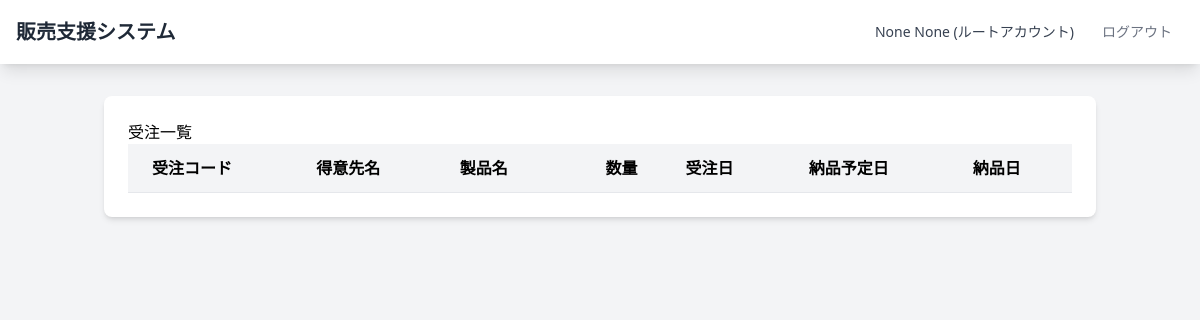
Before: /sales/orders/ (signed in) with the older database file.
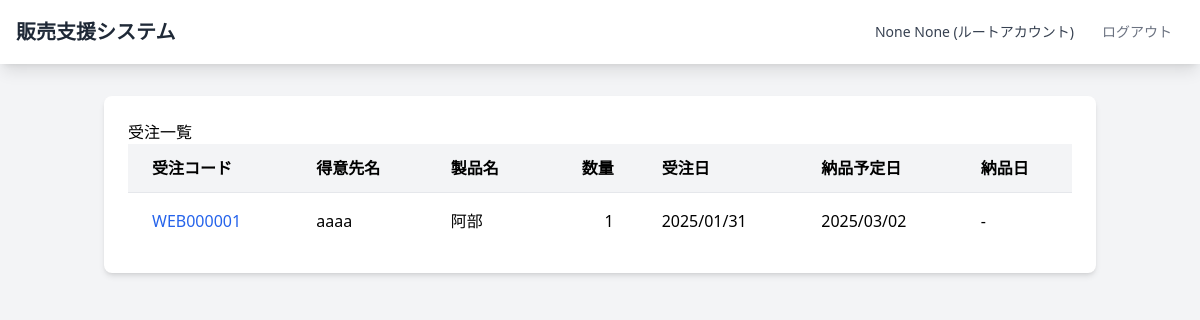
After: the same page with the newer database file.
### sales/models.py (models this page shows, shortened)
class Order(models.Model):
    order_code = models.CharField("受注コード", max_length=10, unique=True)
    customer = models.ForeignKey(Customer, verbose_name="得意先", on_delete=models.PROTECT)
    product = models.ForeignKey(Product, verbose_name="製品", on_delete=models.PROTECT)
    quantity = models.IntegerField("数量")
    order_date = models.DateField("受注日", default=timezone.now)
    delivery_date = models.DateField("納品予定日")
    delivered_date = models.DateField("納品日", null=True, blank=True)
    class Meta:
        verbose_name = "受注"
        verbose_name_plural = "受注一覧"

class Customer(models.Model):
    customer_code = models.CharField("得意先コード", max_length=10, unique=True)
    customer_name = models.CharField("得意先名", max_length=100)
    phone_number = models.CharField("電話番号", max_length=15)
    postal_code = models.CharField("郵便番号", max_length=8)
    address = models.CharField("住所", max_length=200)
    email = models.EmailField("メールアドレス")
    class Meta:
        verbose_name = "得意先"
        verbose_name_plural = "得意先一覧"
        ordering = ['customer_code']  # 得意先コード順にソート

class Product(models.Model):
    product_code = models.CharField("製品コード", max_length=10, unique=True)
    product_name = models.CharField("製品名", max_length=100)
    unit_price = models.DecimalField("単価", max_digits=10, decimal_places=0)
    class Meta:
        verbose_name = "製品"
        verbose_name_plural = "製品一覧"

### sales/views.py (the view)
# urls.py: path('orders/', views.OrderListView.as_view(), name='order_list'),
class OrderListView(LoginRequiredMixin, ListView):
    model = Order
    template_name = 'sales/order_list.html'
    context_object_name = 'orders'
    ordering = ['-order_date']

### templates/sales/order_list.html (shortened to what this page needs)
{% extends "base.html" %}
{% load widget_tweaks %}
{% block title %}
<div class="h1">受注一覧</div>
{% endblock %}
{% block content %}
<div class="overflow-x-auto">
    <table class="min-w-full bg-white">
        <thead class="bg-gray-100">
            <tr>
                <th class="px-6 py-3 border-b text-left">受注コード</th>
                <th class="px-6 py-3 border-b text-left">得意先名</th>
                <th class="px-6 py-3 border-b text-left">製品名</th>
                <th class="px-6 py-3 border-b text-right">数量</th>
                <th class="px-6 py-3 border-b text-left">受注日</th>
                <th class="px-6 py-3 border-b text-left">納品予定日</th>
                <th class="px-6 py-3 border-b text-left">納品日</th>
            </tr>
        </thead>
        <tbody class="divide-y divide-gray-200">
            {% for order in orders %}
            <tr>
                <td class="px-6 py-4">
                    <a href="{% url 'sales:order_detail' order.id %}" class="text-blue-600 hover:text-blue-900">
                        {{ order.order_code }}
                    </a>
                </td>
                <td class="px-6 py-4">{{ order.customer.customer_name }}</td>
                <td class="px-6 py-4">{{ order.product.product_name }}</td>
                <td class="px-6 py-4 text-right">{{ order.quantity }}</td>
                <td class="px-6 py-4">{{ order.order_date|date:"Y/m/d" }}</td>
                <td class="px-6 py-4">{{ order.delivery_date|date:"Y/m/d" }}</td>
                <td class="px-6 py-4">{{ order.delivered_date|date:"Y/m/d"|default:"-" }}</td>
            </tr>
            {% endfor %}
        </tbody>
    </table>
</div>
{% endblock %}

Changed rows visible on the page:
added Order: order_code "WEB000001", customer.customer_name "aaaa", product.product_name "阿部", quantity "1", order_date "2025/01/31", delivery_date "2025/03/02", delivered_date "-"
